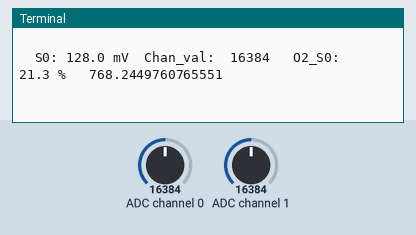
This program was run on a simulated Raspberry Pi (BCM pin numbers). Parts: the last lines printed to the terminal. The test bench sets the inputs (shaded band); at power-on: ADC channel 0 = 16384, ADC channel 1 = 16384 (analog values on the 0–32767 scale).

Above: at 1.3 s.
1.4 s: ADC channel 0 set to 22936
At 1.62 s:
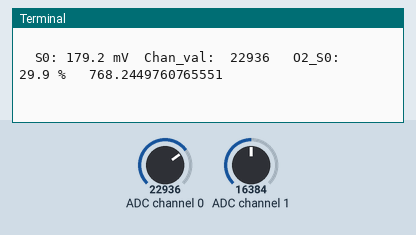
2.9 s: ADC channel 0 set to 28834
At 3.11 s:
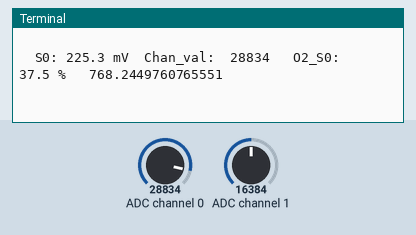
Timing chart, 0 to 5.9 s (numbered marks = the images above; inputs shaded):
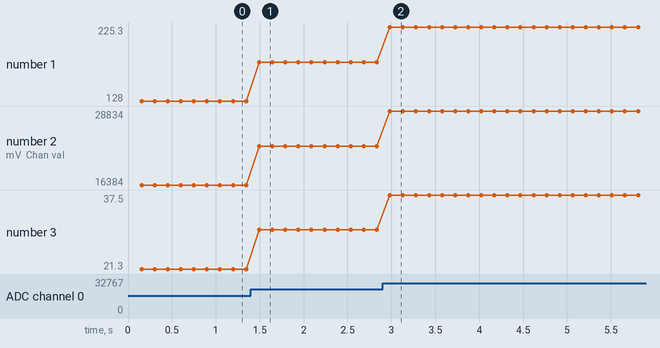

The program:

HEALTH.py
```python
#!/usr/bin/python3

import time, os
from O2SENSOR_old import *

while True:
   O2_S0 = round(chan0.value / FAC_S0,1)
   O2_S1 = round(chan1.value / FAC_S1,1)
   S0 = round(chan0.value * 0.00781274,1)
   S1 = round(chan1.value * 0.00781274,1)
#   S2 = round(adc(2, gain=16) * 0.00781274,1)
#   S3 = round(adc(3, gain=16) * 0.00781274,1)
   os.system('clear')
   print(" ", "S0:", S0,"mV\tChan_val: ", chan0.value, "\tO2_S0: ", O2_S0,'%\t', FAC_S0)
   print(" ")
#   print(" ", "S1:", S1,"mV""		", O2_S1,'%',"	", FAC_S1)
#   print(" ")
#   print(" ", "S2:", S2,"mV")
#   print(" ")
#   print(" ", "S3:", S3,"mV")
   time.sleep(0.1)
```

O2SENSOR_old.py
```python
#!.venv/bin/python3
# -*- coding: utf-8 -*-

#import pandas as pd
#import numpy as np
import adafruit_ads1x15.ads1115 as ADS
from adafruit_ads1x15.analog_in import AnalogIn
import board
import busio

O2_COUNT = 6
FAC_COUNT = 50
FAC_S0 = 0.0
FAC_S1 = 0.0

i2c = busio.I2C(board.SCL, board.SDA)
ads = ADS.ADS1115(i2c)

chan0 = AnalogIn(ads, ADS.P0)
chan1 = AnalogIn(ads, ADS.P1)


def sensor_env():
        global FAC_S0
        global FAC_S1

        FAC_S0 = 0.0
        FAC_S1 = 0.0

        for x in range (1,FAC_COUNT):
               ads.gain = 16
               FAC_S0 += chan0.value
        FAC_S0 = (FAC_S0 / FAC_COUNT / 20.9)

        for x in range (1,FAC_COUNT):
                ads.gain = 16
                FAC_S1 += chan1.value
        FAC_S1 = (FAC_S1 / FAC_COUNT / 20.9)

sensor_env()

""" def ema(s, n):

    returns an n period exponential moving average for
    the time series s

    s is a list ordered from oldest (index 0) to most
    recent (index -1)
    n is an integer

    returns a numeric array of the exponential
    moving average

    s = array(s)
    ema = []
    j = 1

    #get n sma first and calculate the next n period ema
    sma = sum(s[:n]) / n
    multiplier = 2 / float(1 + n)
    ema.append(sma)

    #EMA(current) = ( (Price(current) - EMA(prev) ) x Multiplier) + EMA(prev)
    ema.append(( (s[n] - sma) * multiplier) + sma)

    #now calculate the rest of the values
    for i in s[n+1:]:
        tmp = ( (i - ema[j]) * multiplier) + ema[j]
        j = j + 1
        ema.append(tmp)

    return ema """

""" def ExpMovingAverage (values, window):
        weights = np.exp(np.linspace(-1.,0.,window))
        weights /= weights.sum()
        ema = np.convolve(values,weights)[:len(values)]
        ema[:window]=ema[window]
        return ema """

def calibrate():
        for x in range (1,FAC_COUNT):
                ads.gain = 16
                FAC_S0 += chan0.value
        FAC_S0 = (FAC_S0 / FAC_COUNT / 20.9)
        for x in range (1,FAC_COUNT):
                ads.gain = 16
                FAC_S1 += chan1.value
        FAC_S1 = (FAC_S1 / FAC_COUNT / 20.9)

def get_O2_S0():
        O2_S0_INT = O2_COUNT
        O2_S0 = 0
        for x in range (0,O2_COUNT):
               ads.gain = 16
               O2_S0 += chan0.value
        O2_S0 = (O2_S0 / O2_COUNT / FAC_S0)
        return (O2_S0)

def get_O2_S1():
        O2_S1_INT = O2_COUNT
        O2_S1 = 0
        for x in range (0,O2_COUNT):
               ads.gain = 16
               O2_S1 += chan1.value
        O2_S1 = (O2_S1 / O2_COUNT / FAC_S1)
        return (O2_S1)
```

Measured:
- after the input at 1.4 s, the terminal: prints a new line after 0.09 s (image 1)
- after the input at 2.9 s, the terminal: prints a new line after 0.08 s (image 2)
- plotted number 1: 128 → 179.2 after the input at 1.4 s, 179.2 → 225.3 after the input at 2.9 s
- plotted number 2: 16384 → 22936 after the input at 1.4 s, 22936 → 28834 after the input at 2.9 s
- plotted number 3: 21.3 → 29.9 after the input at 1.4 s, 29.9 → 37.5 after the input at 2.9 s
